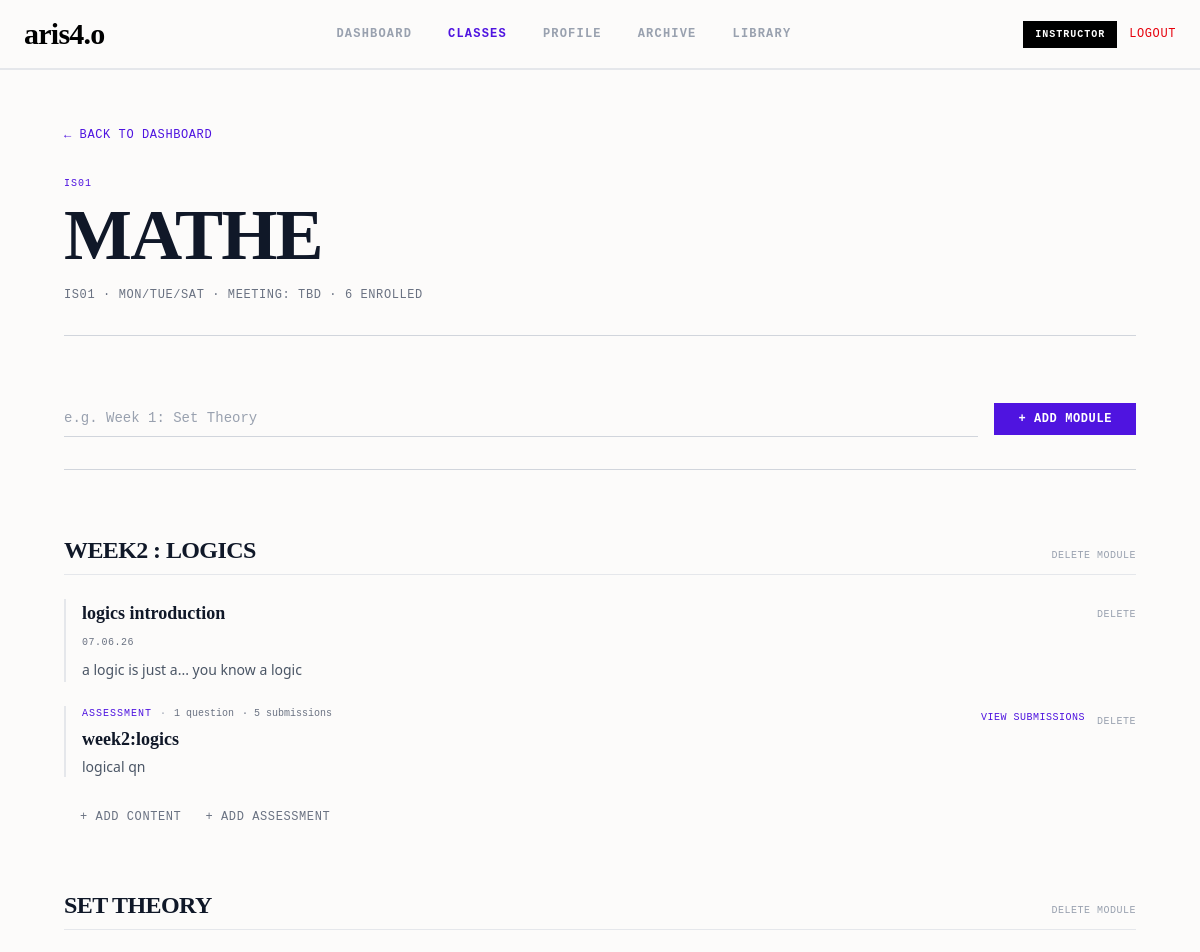
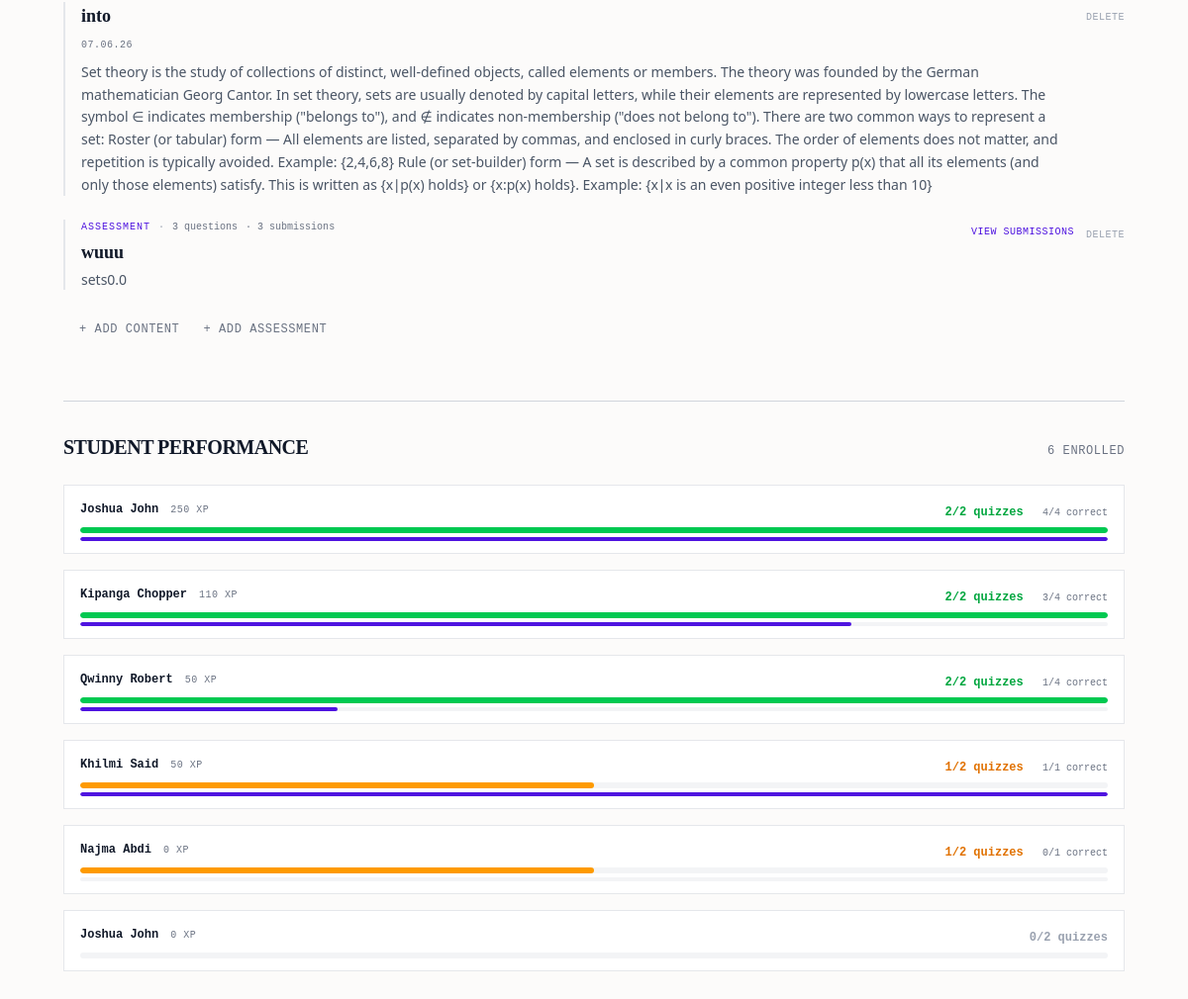
The page /instructor/class/is01/ (signed in) on the database as committed earlier (2 pictures, top to bottom).
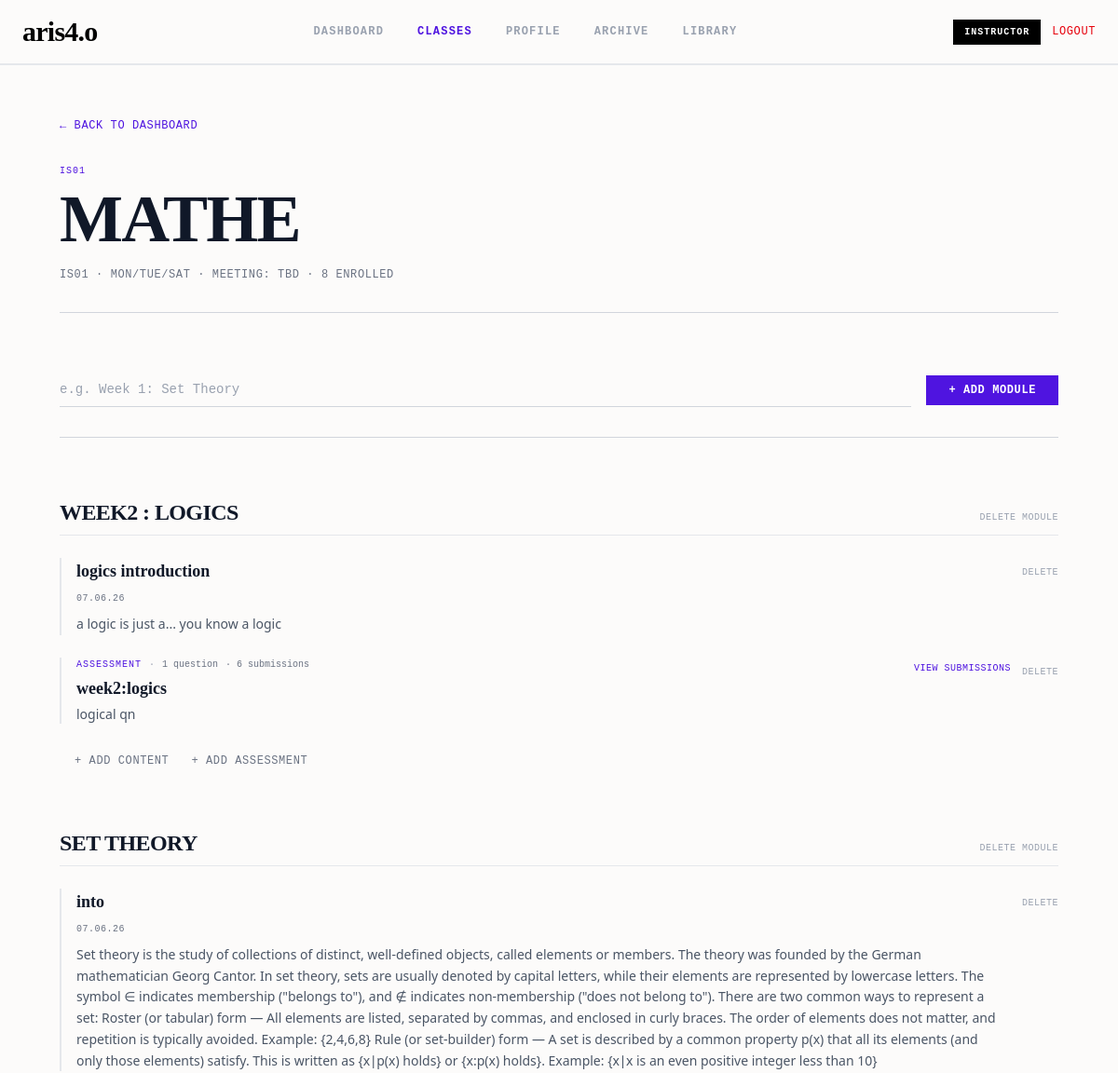
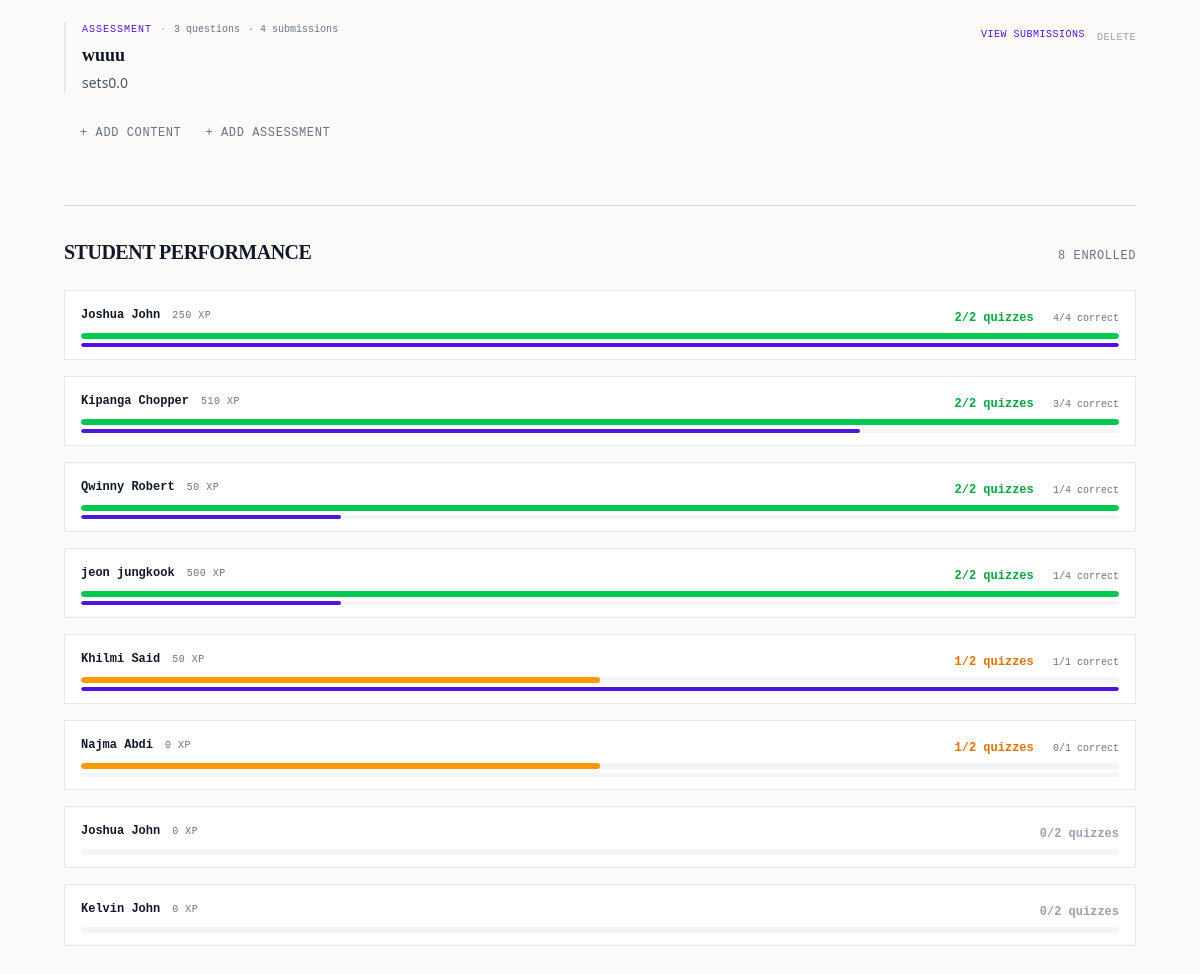
The same page on the database as committed later (2 pictures, top to bottom).
### accounts/models.py (models this page shows, shortened)
class AcademicClass(models.Model):
    code = models.CharField(max_length=20, unique=True)
    title = models.CharField(max_length=200)
    schedule_string = models.CharField(max_length=100)
    meeting_link = models.CharField(max_length=200, blank=True, default='')
    students = models.ManyToManyField(settings.AUTH_USER_MODEL, related_name='enrolled_classes', blank=True)
    instructor = models.ForeignKey(settings.AUTH_USER_MODEL, on_delete=models.SET_NULL, null=True, blank=True, limit_choices_to={'role': 'instructor'}, related_name='taught_classes')
    slug = models.SlugField(unique=True, blank=True)

class Module(models.Model):
    academic_class = models.ForeignKey(AcademicClass, on_delete=models.CASCADE, related_name='modules')
    title = models.CharField(max_length=200)
    order = models.IntegerField(default=0)
    class Meta:
        ordering = ['order']

class ClassContent(models.Model):
    academic_class = models.ForeignKey(AcademicClass, on_delete=models.CASCADE, related_name='contents')
    module = models.ForeignKey(Module, on_delete=models.CASCADE, related_name='contents', null=True, blank=True)
    title = models.CharField(max_length=200)
    description = models.TextField(blank=True, null=True)
    file = models.FileField(upload_to='class_contents/', blank=True, null=True)
    created_at = models.DateTimeField(auto_now_add=True)
    order = models.IntegerField(default=0)
    class Meta:
        ordering = ['order', 'created_at']

class Quiz(models.Model):
    title = models.CharField(max_length=255)
    description = models.TextField(blank=True, null=True)
    creator = models.ForeignKey(User, on_delete=models.CASCADE, limit_choices_to={'role': 'instructor'}, related_name='created_quizzes')
    academic_class = models.ForeignKey(AcademicClass, on_delete=models.CASCADE, related_name='quizzes', null=True, blank=True)
    module = models.ForeignKey(Module, on_delete=models.CASCADE, related_name='quizzes', null=True, blank=True)
    created_at = models.DateTimeField(auto_now_add=True)

class User(AbstractUser):
    ROLE_CHOICES=[
        ('student', 'student'),
        ('instructor', 'instructor'),
        ('admin', 'admin'),
        ]
    role = models.CharField(max_length=20, choices=ROLE_CHOICES)
    is_approved = models.BooleanField(default=False)
    xp = models.IntegerField(default=0)

### accounts/views.py (the view, shortened to what this page needs)
# urls.py: path('instructor/class/<slug:slug>/', views.instructor_class_view, name='instructor_class'),
@login_required
def instructor_class_view(request, slug):
    if request.user.role != 'instructor':
        return redirect('home')
    academic_class = get_object_or_404(AcademicClass, slug=slug, instructor=request.user)
    modules = academic_class.modules.prefetch_related(
        models.Prefetch('contents', queryset=ClassContent.objects.all()),
        models.Prefetch('quizzes', queryset=Quiz.objects.prefetch_related('questions__choices', 'submissions')),
    ).all()
    orphaned_contents = academic_class.contents.filter(module__isnull=True)
    orphaned_quizzes = academic_class.quizzes.filter(module__isnull=True)
    all_quizzes = list(academic_class.quizzes.all())
    all_submissions = StudentQuizSubmission.objects.filter(quiz__in=all_quizzes).select_related('student')
    student_stats = {}
    for student in academic_class.students.all():
        student_stats[student.id] = {
            'student': student, 'total_quizzes': len(all_quizzes),
            'completed_quizzes': 0, 'total_score': 0, 'total_possible': 0, 'submissions': [],
        }
    for sub in all_submissions:
        if sub.student_id in student_stats:
            stats = student_stats[sub.student_id]
            stats['completed_quizzes'] += 1
            stats['total_score'] += sub.score
            stats['total_possible'] += sub.total
            stats['submissions'].append(sub)
    student_list = sorted(student_stats.values(), key=lambda s: (-s['completed_quizzes'], -s['total_score'] if s['total_possible'] > 0 else 0))
    return render(request, 'instructor_class_detail.html', {
        'class': academic_class, 'modules': modules,
        'orphaned_contents': orphaned_contents, 'orphaned_quizzes': orphaned_quizzes,
        'student_list': student_list,
    })

### accounts/templates/instructor_class_detail.html (shortened to what the changed rows need)
{% extends 'base.html' %}
{% block content %}
<main class="max-w-[1200px] mx-auto px-5 md:px-16 py-12 pb-32">
  <header class="mb-16 pb-8 border-b border-gray-300">
    <span class="font-mono text-[10px] text-[#4f14e0] uppercase tracking-widest block mb-2">{{ class.code }}</span>
    <h1 class="font-serif text-5xl md:text-7xl font-black tracking-tight leading-none text-gray-900 uppercase mb-4">
      {{ class.title }}
    </h1>
    <div class="font-mono text-xs text-gray-500 uppercase tracking-wider">
      {{ class.code }} &middot; {{ class.schedule_string }} &middot; Meeting: {{ class.meeting_link|default:"TBD" }} &middot; {{ class.students.count }} Enrolled
    </div>
  </header>
  {% if modules %}
  <div class="space-y-16">
    {% for module in modules %}
    <section>
      <div class="flex items-baseline justify-between mb-6 pb-2 border-b border-gray-200">
        <h2 class="font-serif text-2xl font-bold text-gray-900 uppercase tracking-tight">{{ module.title }}</h2>
        <form method="POST" action="{% url 'instructor_class' slug=class.slug %}" onsubmit="return confirm('Delete this module and all its contents?')">
          <button type="submit" class="font-mono text-[10px] text-gray-400 hover:text-red-600 uppercase tracking-wider transition-colors">DELETE MODULE</button>
        </form>
      </div>
      <div class="space-y-6">
        {% for content in module.contents.all %}
        <div class="pl-4 border-l-2 border-gray-200">
          <div class="flex justify-between items-start">
            <div class="flex-1">
              <h3 class="font-serif text-lg font-bold text-gray-900">{{ content.title }}</h3>
              <span class="font-mono text-[10px] text-gray-500 uppercase tracking-wider">{{ content.created_at|date:"d.m.y" }}</span>
              {% if content.description %}
              <p class="text-sm text-gray-600 mt-2 leading-relaxed">{{ content.description }}</p>
              {% endif %}
            </div>
            <form method="POST" action="{% url 'instructor_class' slug=class.slug %}" onsubmit="return confirm('Delete this content?')" class="ml-4 shrink-0">
              <button type="submit" class="font-mono text-[10px] text-gray-400 hover:text-red-600 uppercase tracking-wider transition-colors">DELETE</button>
            </form>
          </div>
        </div>
        {% endfor %}
        {% for quiz in module.quizzes.all %}
        <div class="pl-4 border-l-2 border-gray-200">
          <div class="flex justify-between items-start">
            <div class="flex-1">
              <div class="flex items-center gap-2">
                <span class="font-mono text-[10px] text-[#4f14e0] uppercase tracking-widest">ASSESSMENT</span>
                <span class="font-mono text-[10px] text-gray-400">&middot;</span>
                <span class="font-mono text-[10px] text-gray-500">{{ quiz.questions.count }} question{{ quiz.questions.count|pluralize }}</span>
                {% with submission_count=quiz.submissions.count %}
                {% if submission_count > 0 %}
                <span class="font-mono text-[10px] text-gray-500">&middot; {{ submission_count }} submission{{ submission_count|pluralize }}</span>
                {% endif %}
                {% endwith %}
              </div>
              <h3 class="font-serif text-lg font-bold text-gray-900 mt-1">{{ quiz.title }}</h3>
              {% if quiz.description %}
              <p class="text-sm text-gray-600 mt-1">{{ quiz.description }}</p>
              {% endif %}
            </div>
            <div class="flex items-center gap-3 ml-4 shrink-0">
              <a href="{% url 'instructor_quiz_submissions' quiz_id=quiz.id %}" class="font-mono text-[10px] text-[#4f14e0] hover:underline uppercase tracking-wider transition-colors">
                VIEW SUBMISSIONS
              </a>
              <form method="POST" action="{% url 'instructor_class' slug=class.slug %}" onsubmit="return confirm('Delete this quiz and all its data?')">
                <button type="submit" class="font-mono text-[10px] text-gray-400 hover:text-red-600 uppercase tracking-wider transition-colors">DELETE</button>
              </form>
            </div>
          </div>
        </div>
        {% endfor %}
        <div class="flex items-center gap-6 pl-4 pt-2">
          <button type="button" onclick="showAddContent({{ module.id }})" class="font-mono text-xs text-gray-500 hover:text-gray-900 uppercase tracking-wider transition-colors">
            + ADD CONTENT
          </button>
          <button type="button" onclick="showQuizStudio({{ module.id }})" class="font-mono text-xs text-gray-500 hover:text-gray-900 uppercase tracking-wider transition-colors">
            + ADD ASSESSMENT
          </button>
        </div>
      </div>
    </section>
    {% endfor %}
  </div>
  {% else %}
  <div class="text-center py-16">
    <p class="font-mono text-sm text-gray-500 uppercase tracking-wider">No modules yet</p>
    <p class="text-sm text-gray-400 mt-2">Create your first module above to start building your curriculum.</p>
  </div>
  {% endif %}
  <section class="mt-16 pt-8 border-t border-gray-300">
    <div class="flex items-baseline justify-between mb-6">
      <h2 class="font-serif text-xl font-bold text-gray-900 uppercase tracking-tight">Student Performance</h2>
      <span class="font-mono text-xs text-gray-500 uppercase tracking-wider">{{ student_list|length }} enrolled</span>
    </div>
    {% if student_list %}
    <div class="space-y-4">
      {% for item in student_list %}
      <a href="{% url 'instructor_student_performance' slug=class.slug student_id=item.student.id %}" class="block bg-white border border-gray-200 px-4 py-3 hover:border-[#4f14e0] hover:shadow-sm transition-all group">
        <div class="flex items-center justify-between mb-1.5">
          <div class="flex items-center gap-3">
            <span class="font-mono text-xs font-bold text-gray-900 group-hover:text-[#4f14e0] transition-colors">{{ item.student.get_full_name|default:item.student.username }}</span>
            <span class="font-mono text-[10px] text-gray-500 uppercase tracking-wider">{{ item.student.xp|default:"0" }} XP</span>
          </div>
          <div class="text-right">
            <span class="font-mono text-xs font-bold {% if item.completed_quizzes == item.total_quizzes and item.total_quizzes > 0 %}text-green-600{% elif item.completed_quizzes > 0 %}text-amber-600{% else %}text-gray-400{% endif %}">
              {{ item.completed_quizzes }}/{{ item.total_quizzes }} quizzes
            </span>
            {% if item.total_possible > 0 %}
            <span class="font-mono text-[10px] text-gray-500 ml-3">{{ item.total_score }}/{{ item.total_possible }} correct</span>
            {% endif %}
          </div>
        </div>
        <div class="w-full h-1.5 bg-gray-100 rounded-full overflow-hidden">
          <div class="h-full rounded-full transition-all duration-500 {% if item.completed_quizzes == item.total_quizzes and item.total_quizzes > 0 %}bg-green-500{% elif item.completed_quizzes > 0 %}bg-amber-500{% else %}bg-gray-300{% endif %}"
               style="width: {% widthratio item.completed_quizzes item.total_quizzes 100 %}%">
          </div>
        </div>
        {% if item.total_possible > 0 %}
        <div class="w-full h-1 bg-gray-100 rounded-full overflow-hidden mt-1">
          <div class="h-full rounded-full transition-all duration-500 bg-[#4f14e0]"
               style="width: {% widthratio item.total_score item.total_possible 100 %}%">
          </div>
        </div>
        {% endif %}
      </a>
      {% endfor %}
    </div>
    {% else %}
    <p class="font-mono text-xs text-gray-500 text-center py-8">No students enrolled yet</p>
    {% endif %}
  </section>
</main>
{% endblock %}

Rows that differ between the two databases and show on the page:
computed for AcademicClass "MATHE": students.count "6" → "8"
computed for Quiz "week2:logics": submissions.count "5" → "6"
computed for Quiz "wuuu": submissions.count "3" → "4"
changed User "Kipanga Chopper": student.xp "110" → "510"
added User: student.get_full_name "jeon jungkook", student.xp "500", completed_quizzes "2", total_quizzes "2", total_score "1", total_possible "4"
added User: student.get_full_name "Kelvin John", student.xp "0", completed_quizzes "0", total_quizzes "2"
Other text that changed with them:
{{ student_list|length }}: "6" → "8"
